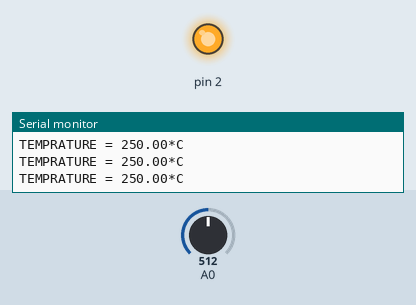
Bench run of a sketch on a simulated Arduino Uno, built with avr-gcc and run on an emulated ATmega328P. On the bench: output pins drawn as LEDs (lit = HIGH), the last lines printed to the serial monitor. Inputs (shaded band) come from the test bench; at power-on: A0 = 512.

Above: at 1.2 s.
1.3 s: A0 set to 65
2.8 s: A0 set to 53
At 3.2 s:
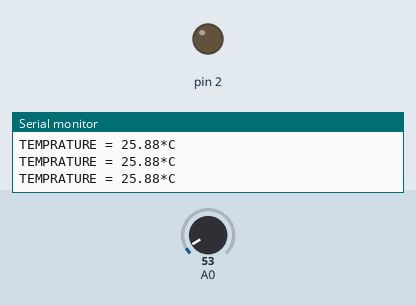
4.4 s: A0 set to 122
At 4.8 s:
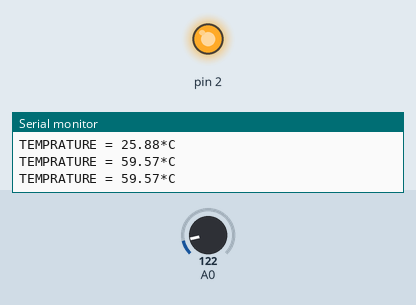
6.0 s: A0 set to 19
At 7.4 s:
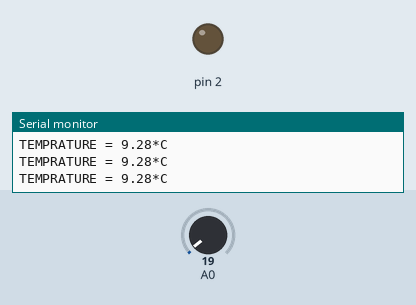
Timing chart, 0 to 8.6 s (numbered marks = the images above; inputs shaded):
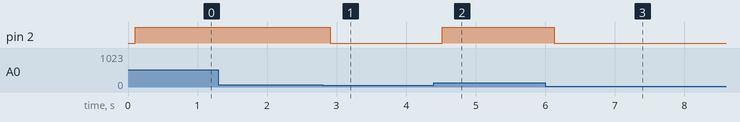

The sketch:

temperature_sensor.ino
```cpp
int val;


void setup()
{
Serial.begin(9600);
pinMode(2,OUTPUT);
}
void loop()
{
val = analogRead(A0);

float mv = ( val/1024.0)*5000;
float cel = mv/10;
float farh = (cel*9)/5 + 32;

Serial.print("TEMPRATURE = ");
Serial.print(cel);
Serial.print("*C");
Serial.println();
delay(100);


if(cel > 29)
{digitalWrite(2,HIGH);
delay(100);}
else
{
  digitalWrite(2,LOW);}


}
```

Measured:
- the behaviour switches between 60 and 59 on A0 (found by bisection; images 0 and 1)
- after the input at 2.8 s, pin 2: HIGH → LOW after 0.11 s
- after the input at 4.4 s, pin 2: LOW → HIGH after 0.12 s
- after the input at 6.0 s, pin 2: HIGH → LOW after 0.13 s
